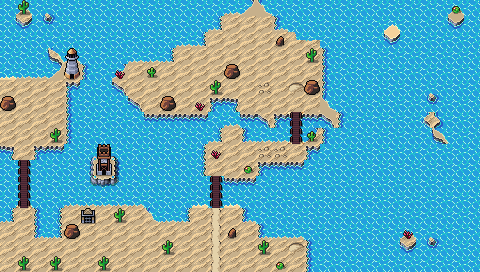

The image is a tile-based game level rendered from a .tmx file. Its description and source (layers, tilesets, objects; grid data summarised) follow:
An orthogonal 30x17 tile map with 16x16 px tiles, 3 tile layers (Background, Ground, Clutter), 2 tilesets and 26 objects.

<map version="1.9" tiledversion="1.9.2" orientation="orthogonal" renderorder="right-down" width="30" height="17" tilewidth="16" tileheight="16" infinite="0" nextlayerid="10" nextobjectid="95">
 <editorsettings>
  <export format="tmx" />
 </editorsettings>
 <tileset firstgid="1" source="../tileset/main.tsx" />
 <tileset firstgid="10113" source="../tileset/buildings.tsx" />
 <layer id="1" name="Background" width="30" height="17">
  <data>[510 cells, 377 non-empty, 41 distinct tile ids]</data>
 </layer>
 <layer id="2" name="Ground" width="30" height="17">
  <data>[510 cells, 243 non-empty, 57 distinct tile ids]</data>
 </layer>
 <layer id="3" name="Clutter" width="30" height="17">
  <properties>
   <property name="spriteLayer" type="bool" value="true" />
  </properties>
  <data>[510 cells, 44 non-empty, 17 distinct tile ids]</data>
 </layer>
 <objectgroup id="4" name="Objects">
  <object id="38" template="../obj/entry_up.tx" x="193.279" y="271.297" width="49.7826" height="16">
   <properties>
    <property name="teleport" value="" />
   </properties>
  </object>
  <object id="55" template="../obj/treasure.tx" x="30.5746" y="103.158" />
  <object id="64" template="../obj/treasure.tx" x="225.969" y="32.1053" />
  <object id="56" template="../obj/enemy.tx" x="241.165" y="62.5288" width="16" height="16">
   <properties>
    <property name="effect">{ "startBattleWithCard": [ "Kraken Hatchling","Tropical Island" ]
}</property>
    <property name="enemy" value="Kiora" />
    <property name="scaleX" type="float" value="0.1" />
    <property name="scaleY" type="float" value="0.1" />
   </properties>
  </object>
  <object id="57" template="../obj/enemy.tx" x="212.325" y="173.181">
   <properties>
    <property name="enemy" value="Merfolk" />
    <property name="threatRange" type="int" value="30" />
   </properties>
  </object>
  <object id="60" template="../obj/gold.tx" x="256.263" y="31" />
  <object id="65" template="../obj/enemy.tx" x="17.0694" y="224.292">
   <properties>
    <property name="enemy" value="Sea Monster" />
    <property name="threatRange" type="int" value="30" />
    <property name="waypoints" value="84,85" />
   </properties>
  </object>
  <object id="67" template="../obj/enemy.tx" x="127.043" y="239.557">
   <properties>
    <property name="enemy" value="Sea Monster" />
    <property name="threatRange" type="int" value="30" />
    <property name="waypoints" value="81,83,82,83" />
   </properties>
  </object>
  <object id="68" template="../obj/enemy.tx" x="258.591" y="82.1365">
   <properties>
    <property name="enemy" value="Merfolk" />
    <property name="threatRange" type="int" value="30" />
    <property name="waypoints" value="87,88,86" />
   </properties>
  </object>
  <object id="76" template="../obj/enemy.tx" x="19.093" y="127.799">
   <properties>
    <property name="enemy" value="Crab" />
   </properties>
  </object>
  <object id="77" template="../obj/manashards.tx" x="12.2105" y="99.0239" />
  <object id="78" template="../obj/manashards.tx" x="178.029" y="77.4354" />
  <object id="79" template="../obj/manashards.tx" x="225.34" y="144.498" />
  <object id="80" template="../obj/booster.tx" x="210.182" y="47.5789">
   <properties>
    <property name="reward">[
  {
    "editions": [ "M13" ],
    "type": "card",
    "count": 10,
    "rarity": [ "Common" ]
  },
  {
    "editions": [ "M13" ],
    "type": "card",
    "count": 3,
    "rarity": [ "Uncommon" ]
  },
  {
    "editions": [ "M13" ],
    "type": "card",
    "count": 1,
    "rarity": [ "Rare", "Mythic Rare" ]
  }
]
</property>
   </properties>
  </object>
  <object id="81" template="../obj/waypoint.tx" x="170.22" y="239.12" />
  <object id="82" template="../obj/waypoint.tx" x="130.718" y="272.191" />
  <object id="83" template="../obj/waypoint.tx" x="95.8086" y="236.364" />
  <object id="84" template="../obj/waypoint.tx" x="15.4258" y="252.9" />
  <object id="85" template="../obj/waypoint.tx" x="16.8038" y="222.124" />
  <object id="86" template="../obj/waypoint.tx" x="246.469" y="107.292" />
  <object id="87" template="../obj/waypoint.tx" x="269.895" y="69.1675" />
  <object id="88" template="../obj/waypoint.tx" x="289.187" y="110.967" />
  <object id="91" template="../obj/collision.tx" x="-44.9868" y="273.11" width="524.5" height="16" />
  <object id="92" template="../obj/collision.tx" x="0.027512" y="-16.2679" width="524.5" height="16" />
  <object id="93" template="../obj/collision.tx" x="478.89" y="-63.3477" width="16" height="382.083" />
  <object id="94" template="../obj/collision.tx" x="-15.8086" y="-88.1515" width="16" height="382.083" />
 </objectgroup>
</map>
